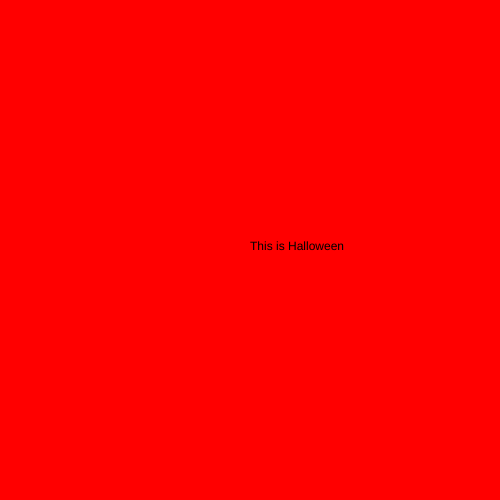
Frame 1 (no input)
Frame 60 (no input): identical to frame 1, image omitted
Frame 120 (the mouse pressed at the canvas centre since frame 60): identical to frame 1, image omitted

The p5.js sketch that drew this single still picture (run headless with seeded random() and noise() and a simulated clock; from frame 60 on, the mouse is pressed at the canvas centre):

// p5.js sketch
// ── sketch.js
let timer = 0;
let state = 0;

function setup() {
  createCanvas(500, 500);

}

function draw() {

  switch (state) {

    case 0:
    background ('red');
    text ("This is Halloween", 250, 250);
    timer= timer + 1
    if (timer >200){
      state = 1;
      timer = 0;
    }
      break;
    case 1:
    background ('purple');
    text ("I love pumpkins", 250, 250);
      break;
  }
}
